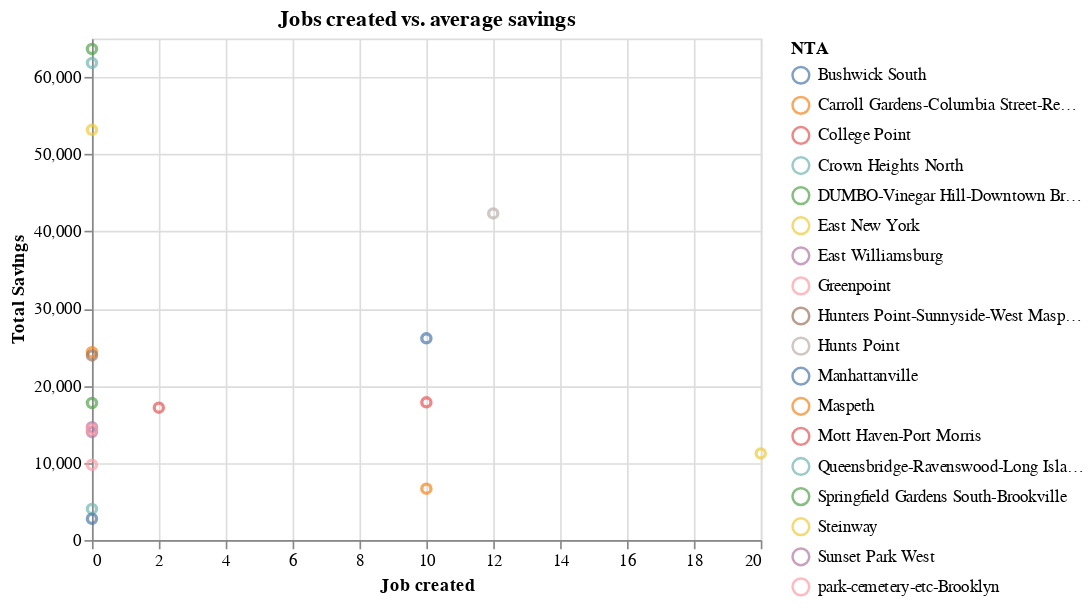

Write notebook code for a chart like this one.
### Markdown cell above
### 1. Create a scatterplot of jobs created versus average savings.  Use both a standard and log scale for average savings

### Code cell
# standard scale
alt.Chart(plot_data, title="Jobs created vs. average savings").mark_point().encode(
    x='Job created', 
    y='Total Savings',
    color = 'NTA'
)

### Figure 1 — Vega-Lite specification as saved in the notebook (floating-point values rounded to 4 significant figures)
{"config": {"view": {"continuousWidth": 400, "continuousHeight": 300}}, "data": {"name": "data-84dd2b03a72df6e54ff796cde6955b49"}, "mark": "point", "encoding": {"color": {"type": "nominal", "field": "NTA"}, "x": {"type": "quantitative", "field": "Job created"}, "y": {"type": "quantitative", "field": "Total Savings"}}, "title": "Jobs created vs. average savings", "$schema": "https://vega.github.io/schema/vega-lite/v4.8.1.json", "datasets": {"data-84dd2b03a72df6e54ff796cde6955b49": [{"NTA": "Bushwick South", "Total Savings": 26140, "Job created": 10}, {"NTA": "Carroll Gardens-Columbia Street-Red Hook", "Total Savings": 24337, "Job created": 0}, {"NTA": "College Point", "Total Savings": 17159, "Job created": 2}, {"NTA": "Crown Heights North", "Total Savings": 4036, "Job created": 0}, {"NTA": "DUMBO-Vinegar Hill-Downtown Brooklyn-Boerum Hill", "Total Savings": 63639, "Job created": 0}, {"NTA": "East New York", "Total Savings": 53156, "Job created": 0}, {"NTA": "East Williamsburg", "Total Savings": 13990, "Job created": 0}, {"NTA": "Greenpoint", "Total Savings": 9753, "Job created": 0}, {"NTA": "Hunters Point-Sunnyside-West Maspeth", "Total Savings": 23931, "Job created": 0}, {"NTA": "Hunts Point", "Total Savings": 42330, "Job created": 12}, {"NTA": "Manhattanville", "Total Savings": 2760, "Job created": 0}, {"NTA": "Maspeth", "Total Savings": 6658, "Job created": 10}, {"NTA": "Mott Haven-Port Morris", "Total Savings": 17843, "Job created": 10}, {"NTA": "Queensbridge-Ravenswood-Long Island City", "Total Savings": 61830, "Job created": 0}, {"NTA": "Springfield Gardens South-Brookville", "Total Savings": 17757, "Job created": 0}, {"NTA": "Steinway", "Total Savings": 11227, "Job created": 20}, {"NTA": "Sunset Park West", "Total Savings": 14622, "Job created": 0}, {"NTA": "park-cemetery-etc-Brooklyn", "Total Savings": 14327, "Job created": 0}]}}
